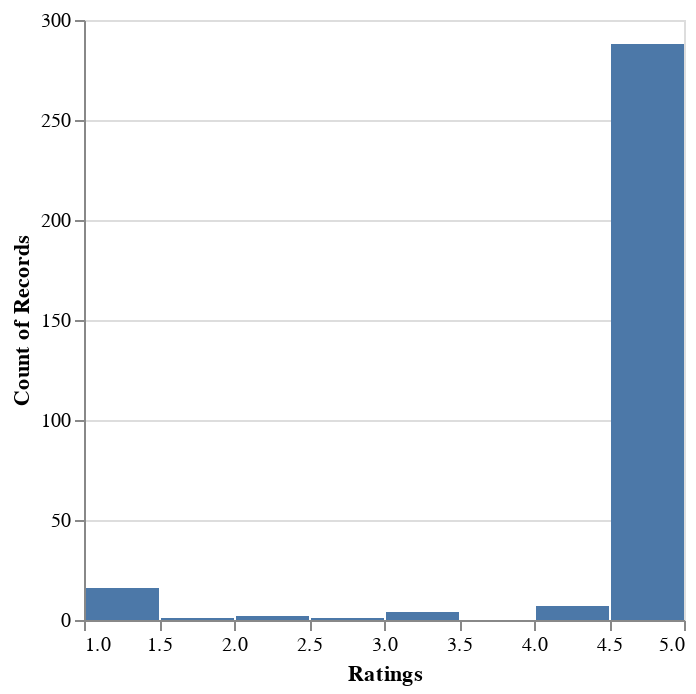

Notebook code cell kept with this figure:
### Code cell
positivity = pos_df["positivity"]

normalized_scores = [(score * 4) + 1 for score in (positivity)]

source = pd.DataFrame({
    "score": normalized_scores
})
alt.Chart(source).mark_bar().encode(
    alt.X("score:Q", title="Ratings", bin=True),
    y='count()',
)

### Figure 1 — Vega-Lite specification as saved in the notebook (floating-point values rounded to 4 significant figures; data arrays with more than 128 entries replaced by an {"elided": "..."} marker saying what was removed)
{"config": {"view": {"continuousWidth": 300, "continuousHeight": 300}}, "data": {"name": "data-e118a86b5ba6aaea9e41771170737c1c"}, "mark": {"type": "bar"}, "encoding": {"x": {"bin": true, "field": "score", "title": "Ratings", "type": "quantitative"}, "y": {"aggregate": "count", "type": "quantitative"}}, "$schema": "https://vega.github.io/schema/vega-lite/v5.16.3.json", "datasets": {"data-e118a86b5ba6aaea9e41771170737c1c": {"elided": "319 records"}}}
